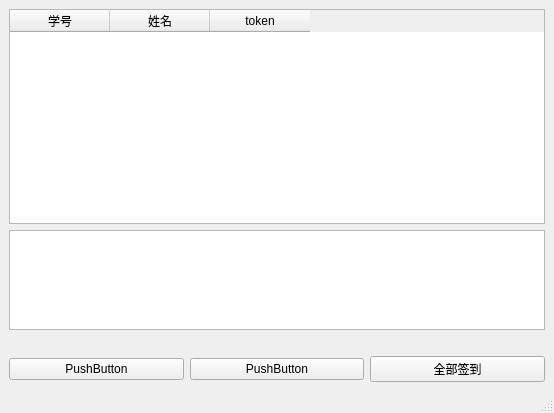
<?xml version="1.0" encoding="UTF-8"?>
<ui version="4.0">
 <class>MainWindow</class>
 <widget class="QMainWindow" name="MainWindow">
  <property name="geometry">
   <rect>
    <x>0</x>
    <y>0</y>
    <width>554</width>
    <height>413</height>
   </rect>
  </property>
  <property name="windowTitle">
   <string>MainWindow</string>
  </property>
  <widget class="QWidget" name="centralwidget">
   <property name="enabled">
    <bool>true</bool>
   </property>
   <layout class="QHBoxLayout" name="horizontalLayout_2">
    <item>
     <layout class="QVBoxLayout" name="verticalLayout">
      <item>
       <widget class="QTableWidget" name="tableWidget">
        <column>
         <property name="text">
          <string>学号</string>
         </property>
        </column>
        <column>
         <property name="text">
          <string>姓名</string>
         </property>
        </column>
        <column>
         <property name="text">
          <string>token</string>
         </property>
        </column>
       </widget>
      </item>
      <item>
       <widget class="QTextBrowser" name="infoOuter">
        <property name="maximumSize">
         <size>
          <width>16777215</width>
          <height>100</height>
         </size>
        </property>
       </widget>
      </item>
      <item>
       <spacer name="horizontalSpacer">
        <property name="orientation">
         <enum>Qt::Orientation::Horizontal</enum>
        </property>
        <property name="sizeHint" stdset="0">
         <size>
          <width>40</width>
          <height>20</height>
         </size>
        </property>
       </spacer>
      </item>
      <item>
       <layout class="QHBoxLayout" name="horizontalLayout">
        <item>
         <widget class="QPushButton" name="btnAddAuth">
          <property name="text">
           <string>PushButton</string>
          </property>
         </widget>
        </item>
        <item>
         <widget class="QPushButton" name="btnSigleCheck">
          <property name="text">
           <string>PushButton</string>
          </property>
         </widget>
        </item>
        <item>
         <widget class="QPushButton" name="btnAllCheck">
          <property name="text">
           <string>全部签到</string>
          </property>
         </widget>
        </item>
       </layout>
      </item>
     </layout>
    </item>
   </layout>
  </widget>
  <widget class="QMenuBar" name="menubar">
   <property name="geometry">
    <rect>
     <x>0</x>
     <y>0</y>
     <width>554</width>
     <height>25</height>
    </rect>
   </property>
  </widget>
  <widget class="QStatusBar" name="statusbar"/>
 </widget>
 <resources/>
 <connections/>
</ui>
